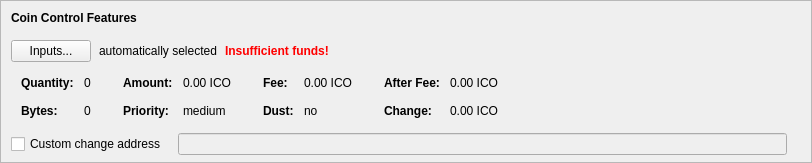
    <widget class="QFrame" name="frameCoinControl">
     <property name="sizePolicy">
      <sizepolicy hsizetype="Expanding" vsizetype="Expanding">
       <horstretch>0</horstretch>
       <verstretch>0</verstretch>
      </sizepolicy>
     </property>
     <property name="maximumSize">
      <size>
       <width>16777215</width>
       <height>16777215</height>
      </size>
     </property>
     <property name="frameShape">
      <enum>QFrame::StyledPanel</enum>
     </property>
     <property name="frameShadow">
      <enum>QFrame::Sunken</enum>
     </property>
     <layout class="QVBoxLayout" name="verticalLayoutCoinControl2">
      <property name="spacing">
       <number>0</number>
      </property>
      <property name="leftMargin">
       <number>0</number>
      </property>
      <property name="topMargin">
       <number>0</number>
      </property>
      <property name="rightMargin">
       <number>0</number>
      </property>
      <property name="bottomMargin">
       <number>6</number>
      </property>
      <item>
       <layout class="QVBoxLayout" name="verticalLayoutCoinControl" stretch="0,0,0,0,1">
        <property name="spacing">
         <number>0</number>
        </property>
        <property name="leftMargin">
         <number>10</number>
        </property>
        <property name="topMargin">
         <number>10</number>
        </property>
        <item>
         <layout class="QHBoxLayout" name="horizontalLayoutCoinControl1">
          <property name="bottomMargin">
           <number>15</number>
          </property>
          <item>
           <widget class="QLabel" name="labelCoinControlFeatures">
            <property name="sizePolicy">
             <sizepolicy hsizetype="Preferred" vsizetype="Maximum">
              <horstretch>0</horstretch>
              <verstretch>0</verstretch>
             </sizepolicy>
            </property>
            <property name="font">
             <font>
              <weight>75</weight>
              <bold>true</bold>
             </font>
            </property>
            <property name="styleSheet">
             <string notr="true">font-weight:bold;</string>
            </property>
            <property name="text">
             <string>Coin Control Features</string>
            </property>
           </widget>
          </item>
         </layout>
        </item>
        <item>
         <layout class="QHBoxLayout" name="horizontalLayoutCoinControl2" stretch="0,0,0,0">
          <property name="spacing">
           <number>8</number>
          </property>
          <property name="bottomMargin">
           <number>10</number>
          </property>
          <item>
           <widget class="QPushButton" name="pushButtonCoinControl">
            <property name="styleSheet">
             <string notr="true"/>
            </property>
            <property name="text">
             <string>Inputs...</string>
            </property>
            <property name="autoDefault">
             <bool>false</bool>
            </property>
           </widget>
          </item>
          <item>
           <widget class="QLabel" name="labelCoinControlAutomaticallySelected">
            <property name="text">
             <string>automatically selected</string>
            </property>
            <property name="margin">
             <number>5</number>
            </property>
           </widget>
          </item>
          <item>
           <widget class="QLabel" name="labelCoinControlInsuffFunds">
            <property name="font">
             <font>
              <weight>75</weight>
              <bold>true</bold>
             </font>
            </property>
            <property name="styleSheet">
             <string notr="true">color:red;font-weight:bold;</string>
            </property>
            <property name="text">
             <string>Insufficient funds!</string>
            </property>
            <property name="margin">
             <number>5</number>
            </property>
           </widget>
          </item>
          <item>
           <spacer name="horizontalSpacerCoinControl">
            <property name="orientation">
             <enum>Qt::Horizontal</enum>
            </property>
            <property name="sizeHint" stdset="0">
             <size>
              <width>40</width>
              <height>1</height>
             </size>
            </property>
           </spacer>
          </item>
         </layout>
        </item>
        <item>
         <widget class="QWidget" name="widgetCoinControl" native="true">
          <property name="sizePolicy">
           <sizepolicy hsizetype="Preferred" vsizetype="Preferred">
            <horstretch>0</horstretch>
            <verstretch>0</verstretch>
           </sizepolicy>
          </property>
          <property name="minimumSize">
           <size>
            <width>0</width>
            <height>0</height>
           </size>
          </property>
          <property name="styleSheet">
           <string notr="true"/>
          </property>
          <layout class="QHBoxLayout" name="horizontalLayoutCoinControl5">
           <property name="leftMargin">
            <number>0</number>
           </property>
           <property name="topMargin">
            <number>0</number>
           </property>
           <property name="rightMargin">
            <number>0</number>
           </property>
           <property name="bottomMargin">
            <number>0</number>
           </property>
           <item>
            <layout class="QHBoxLayout" name="horizontalLayoutCoinControl3" stretch="0,0,0,1">
             <property name="spacing">
              <number>20</number>
             </property>
             <property name="topMargin">
              <number>0</number>
             </property>
             <property name="bottomMargin">
              <number>10</number>
             </property>
             <item>
              <layout class="QFormLayout" name="formLayoutCoinControl1">
               <property name="horizontalSpacing">
                <number>10</number>
               </property>
               <property name="verticalSpacing">
                <number>14</number>
               </property>
               <property name="leftMargin">
                <number>10</number>
               </property>
               <property name="topMargin">
                <number>4</number>
               </property>
               <property name="rightMargin">
                <number>6</number>
               </property>
               <item row="0" column="0">
                <widget class="QLabel" name="labelCoinControlQuantityText">
                 <property name="font">
                  <font>
                   <weight>75</weight>
                   <bold>true</bold>
                  </font>
                 </property>
                 <property name="text">
                  <string>Quantity:</string>
                 </property>
                 <property name="margin">
                  <number>0</number>
                 </property>
                </widget>
               </item>
               <item row="0" column="1">
                <widget class="QLabel" name="labelCoinControlQuantity">
                 <property name="cursor">
                  <cursorShape>IBeamCursor</cursorShape>
                 </property>
                 <property name="contextMenuPolicy">
                  <enum>Qt::ActionsContextMenu</enum>
                 </property>
                 <property name="text">
                  <string notr="true">0</string>
                 </property>
                 <property name="margin">
                  <number>0</number>
                 </property>
                 <property name="textInteractionFlags">
                  <set>Qt::LinksAccessibleByMouse|Qt::TextSelectableByKeyboard|Qt::TextSelectableByMouse</set>
                 </property>
                </widget>
               </item>
               <item row="1" column="0">
                <widget class="QLabel" name="labelCoinControlBytesText">
                 <property name="font">
                  <font>
                   <weight>75</weight>
                   <bold>true</bold>
                  </font>
                 </property>
                 <property name="text">
                  <string>Bytes:</string>
                 </property>
                </widget>
               </item>
               <item row="1" column="1">
                <widget class="QLabel" name="labelCoinControlBytes">
                 <property name="cursor">
                  <cursorShape>IBeamCursor</cursorShape>
                 </property>
                 <property name="contextMenuPolicy">
                  <enum>Qt::ActionsContextMenu</enum>
                 </property>
                 <property name="text">
                  <string notr="true">0</string>
                 </property>
                 <property name="textInteractionFlags">
                  <set>Qt::LinksAccessibleByMouse|Qt::TextSelectableByKeyboard|Qt::TextSelectableByMouse</set>
                 </property>
                </widget>
               </item>
              </layout>
             </item>
             <item>
              <layout class="QFormLayout" name="formLayoutCoinControl2">
               <property name="horizontalSpacing">
                <number>10</number>
               </property>
               <property name="verticalSpacing">
                <number>14</number>
               </property>
               <property name="leftMargin">
                <number>6</number>
               </property>
               <property name="topMargin">
                <number>4</number>
               </property>
               <property name="rightMargin">
                <number>6</number>
               </property>
               <item row="0" column="0">
                <widget class="QLabel" name="labelCoinControlAmountText">
                 <property name="font">
                  <font>
                   <weight>75</weight>
                   <bold>true</bold>
                  </font>
                 </property>
                 <property name="text">
                  <string>Amount:</string>
                 </property>
                 <property name="margin">
                  <number>0</number>
                 </property>
                </widget>
               </item>
               <item row="0" column="1">
                <widget class="QLabel" name="labelCoinControlAmount">
                 <property name="cursor">
                  <cursorShape>IBeamCursor</cursorShape>
                 </property>
                 <property name="contextMenuPolicy">
                  <enum>Qt::ActionsContextMenu</enum>
                 </property>
                 <property name="text">
                  <string notr="true">0.00 ICO</string>
                 </property>
                 <property name="textInteractionFlags">
                  <set>Qt::LinksAccessibleByMouse|Qt::TextSelectableByKeyboard|Qt::TextSelectableByMouse</set>
                 </property>
                </widget>
               </item>
               <item row="1" column="0">
                <widget class="QLabel" name="labelCoinControlPriorityText">
                 <property name="font">
                  <font>
                   <weight>75</weight>
                   <bold>true</bold>
                  </font>
                 </property>
                 <property name="text">
                  <string>Priority:</string>
                 </property>
                </widget>
               </item>
               <item row="1" column="1">
                <widget class="QLabel" name="labelCoinControlPriority">
                 <property name="cursor">
                  <cursorShape>IBeamCursor</cursorShape>
                 </property>
                 <property name="contextMenuPolicy">
                  <enum>Qt::ActionsContextMenu</enum>
                 </property>
                 <property name="text">
                  <string notr="true">medium</string>
                 </property>
                 <property name="textInteractionFlags">
                  <set>Qt::LinksAccessibleByMouse|Qt::TextSelectableByKeyboard|Qt::TextSelectableByMouse</set>
                 </property>
                </widget>
               </item>
              </layout>
             </item>
             <item>
              <layout class="QFormLayout" name="formLayoutCoinControl3">
               <property name="horizontalSpacing">
                <number>10</number>
               </property>
               <property name="verticalSpacing">
                <number>14</number>
               </property>
               <property name="leftMargin">
                <number>6</number>
               </property>
               <property name="topMargin">
                <number>4</number>
               </property>
               <property name="rightMargin">
                <number>6</number>
               </property>
               <item row="0" column="0">
                <widget class="QLabel" name="labelCoinControlFeeText">
                 <property name="font">
                  <font>
                   <weight>75</weight>
                   <bold>true</bold>
                  </font>
                 </property>
                 <property name="text">
                  <string>Fee:</string>
                 </property>
                 <property name="margin">
                  <number>0</number>
                 </property>
                </widget>
               </item>
               <item row="0" column="1">
                <widget class="QLabel" name="labelCoinControlFee">
                 <property name="cursor">
                  <cursorShape>IBeamCursor</cursorShape>
                 </property>
                 <property name="contextMenuPolicy">
                  <enum>Qt::ActionsContextMenu</enum>
                 </property>
                 <property name="text">
                  <string notr="true">0.00 ICO</string>
                 </property>
                 <property name="textInteractionFlags">
                  <set>Qt::LinksAccessibleByMouse|Qt::TextSelectableByKeyboard|Qt::TextSelectableByMouse</set>
                 </property>
                </widget>
               </item>
               <item row="1" column="0">
                <widget class="QLabel" name="labelCoinControlLowOutputText">
                 <property name="font">
                  <font>
                   <weight>75</weight>
                   <bold>true</bold>
                  </font>
                 </property>
                 <property name="text">
                  <string>Dust:</string>
                 </property>
                </widget>
               </item>
               <item row="1" column="1">
                <widget class="QLabel" name="labelCoinControlLowOutput">
                 <property name="cursor">
                  <cursorShape>IBeamCursor</cursorShape>
                 </property>
                 <property name="contextMenuPolicy">
                  <enum>Qt::ActionsContextMenu</enum>
                 </property>
                 <property name="text">
                  <string notr="true">no</string>
                 </property>
                 <property name="textInteractionFlags">
                  <set>Qt::LinksAccessibleByMouse|Qt::TextSelectableByKeyboard|Qt::TextSelectableByMouse</set>
                 </property>
                </widget>
               </item>
              </layout>
             </item>
             <item>
              <layout class="QFormLayout" name="formLayoutCoinControl4">
               <property name="horizontalSpacing">
                <number>10</number>
               </property>
               <property name="verticalSpacing">
                <number>14</number>
               </property>
               <property name="leftMargin">
                <number>6</number>
               </property>
               <property name="topMargin">
                <number>4</number>
               </property>
               <property name="rightMargin">
                <number>6</number>
               </property>
               <item row="0" column="0">
                <widget class="QLabel" name="labelCoinControlAfterFeeText">
                 <property name="font">
                  <font>
                   <weight>75</weight>
                   <bold>true</bold>
                  </font>
                 </property>
                 <property name="text">
                  <string>After Fee:</string>
                 </property>
                 <property name="margin">
                  <number>0</number>
                 </property>
                </widget>
               </item>
               <item row="0" column="1">
                <widget class="QLabel" name="labelCoinControlAfterFee">
                 <property name="cursor">
                  <cursorShape>IBeamCursor</cursorShape>
                 </property>
                 <property name="contextMenuPolicy">
                  <enum>Qt::ActionsContextMenu</enum>
                 </property>
                 <property name="text">
                  <string notr="true">0.00 ICO</string>
                 </property>
                 <property name="textInteractionFlags">
                  <set>Qt::LinksAccessibleByMouse|Qt::TextSelectableByKeyboard|Qt::TextSelectableByMouse</set>
                 </property>
                </widget>
               </item>
               <item row="1" column="0">
                <widget class="QLabel" name="labelCoinControlChangeText">
                 <property name="font">
                  <font>
                   <weight>75</weight>
                   <bold>true</bold>
                  </font>
                 </property>
                 <property name="text">
                  <string>Change:</string>
                 </property>
                </widget>
               </item>
               <item row="1" column="1">
                <widget class="QLabel" name="labelCoinControlChange">
                 <property name="cursor">
                  <cursorShape>IBeamCursor</cursorShape>
                 </property>
                 <property name="contextMenuPolicy">
                  <enum>Qt::ActionsContextMenu</enum>
                 </property>
                 <property name="text">
                  <string notr="true">0.00 ICO</string>
                 </property>
                 <property name="textInteractionFlags">
                  <set>Qt::LinksAccessibleByMouse|Qt::TextSelectableByKeyboard|Qt::TextSelectableByMouse</set>
                 </property>
                </widget>
               </item>
              </layout>
             </item>
            </layout>
           </item>
          </layout>
         </widget>
        </item>
        <item>
         <layout class="QHBoxLayout" name="horizontalLayoutCoinControl4" stretch="0,0,0">
          <property name="spacing">
           <number>12</number>
          </property>
          <property name="sizeConstraint">
           <enum>QLayout::SetDefaultConstraint</enum>
          </property>
          <property name="topMargin">
           <number>5</number>
          </property>
          <property name="rightMargin">
           <number>5</number>
          </property>
          <item>
           <widget class="QCheckBox" name="checkBoxCoinControlChange">
            <property name="toolTip">
             <string>If this is activated, but the change address is empty or invalid, change will be sent to a newly generated address.</string>
            </property>
            <property name="text">
             <string>Custom change address</string>
            </property>
           </widget>
          </item>
          <item>
           <widget class="QValidatedLineEdit" name="lineEditCoinControlChange">
            <property name="enabled">
             <bool>false</bool>
            </property>
            <property name="sizePolicy">
             <sizepolicy hsizetype="Expanding" vsizetype="Fixed">
              <horstretch>0</horstretch>
              <verstretch>0</verstretch>
             </sizepolicy>
            </property>
           </widget>
          </item>
          <item>
           <widget class="QLabel" name="labelCoinControlChangeLabel">
            <property name="sizePolicy">
             <sizepolicy hsizetype="Preferred" vsizetype="Expanding">
              <horstretch>0</horstretch>
              <verstretch>0</verstretch>
             </sizepolicy>
            </property>
            <property name="minimumSize">
             <size>
              <width>0</width>
              <height>0</height>
             </size>
            </property>
            <property name="text">
             <string/>
            </property>
            <property name="margin">
             <number>3</number>
            </property>
           </widget>
          </item>
         </layout>
        </item>
        <item>
         <spacer name="verticalSpacerCoinControl">
          <property name="orientation">
           <enum>Qt::Vertical</enum>
          </property>
          <property name="sizeHint" stdset="0">
           <size>
            <width>800</width>
            <height>1</height>
           </size>
          </property>
         </spacer>
        </item>
       </layout>
      </item>
     </layout>
    </widget>
